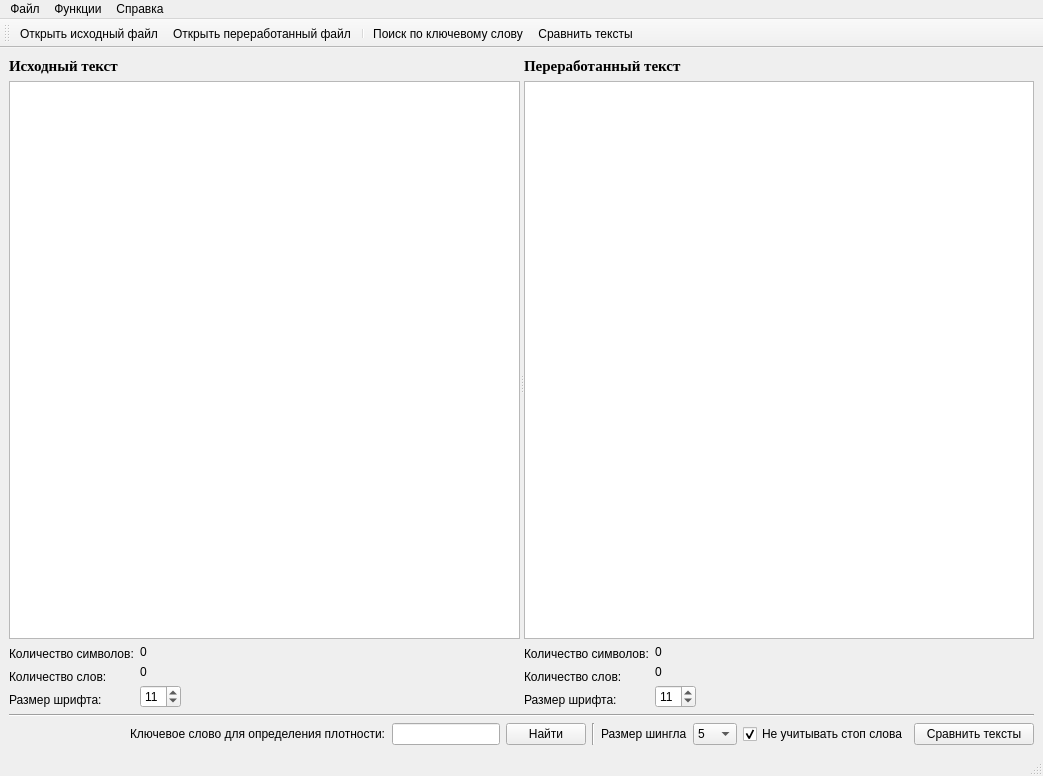
<?xml version="1.0" encoding="UTF-8"?>
<ui version="4.0">
 <class>MainWindow</class>
 <widget class="QMainWindow" name="MainWindow">
  <property name="geometry">
   <rect>
    <x>0</x>
    <y>0</y>
    <width>1043</width>
    <height>776</height>
   </rect>
  </property>
  <property name="windowTitle">
   <string>MainWindow</string>
  </property>
  <property name="windowIcon">
   <iconset resource="res.qrc">
    <normaloff>:/icon/img/compare.png</normaloff>:/icon/img/compare.png</iconset>
  </property>
  <widget class="QWidget" name="centralwidget">
   <layout class="QGridLayout" name="gridLayout">
    <item row="0" column="0">
     <widget class="QSplitter" name="splitter">
      <property name="sizePolicy">
       <sizepolicy hsizetype="Expanding" vsizetype="Expanding">
        <horstretch>0</horstretch>
        <verstretch>0</verstretch>
       </sizepolicy>
      </property>
      <property name="orientation">
       <enum>Qt::Horizontal</enum>
      </property>
      <widget class="QWidget" name="">
       <layout class="QVBoxLayout" name="verticalLayout_5">
        <item>
         <widget class="QLabel" name="label_2">
          <property name="sizePolicy">
           <sizepolicy hsizetype="Preferred" vsizetype="Minimum">
            <horstretch>0</horstretch>
            <verstretch>0</verstretch>
           </sizepolicy>
          </property>
          <property name="font">
           <font>
            <family>Times New Roman</family>
            <pointsize>11</pointsize>
            <weight>75</weight>
            <bold>true</bold>
           </font>
          </property>
          <property name="text">
           <string>Исходный текст</string>
          </property>
         </widget>
        </item>
        <item>
         <widget class="QTextEdit" name="text1">
          <property name="sizePolicy">
           <sizepolicy hsizetype="Expanding" vsizetype="Expanding">
            <horstretch>0</horstretch>
            <verstretch>0</verstretch>
           </sizepolicy>
          </property>
          <property name="font">
           <font>
            <pointsize>11</pointsize>
           </font>
          </property>
         </widget>
        </item>
        <item>
         <layout class="QHBoxLayout" name="horizontalLayout_3">
          <property name="sizeConstraint">
           <enum>QLayout::SetMaximumSize</enum>
          </property>
          <item>
           <layout class="QVBoxLayout" name="verticalLayout_3">
            <item>
             <widget class="QLabel" name="label_4">
              <property name="font">
               <font>
                <pointsize>9</pointsize>
               </font>
              </property>
              <property name="text">
               <string>Количество символов:</string>
              </property>
             </widget>
            </item>
            <item>
             <widget class="QLabel" name="label_6">
              <property name="font">
               <font>
                <pointsize>9</pointsize>
               </font>
              </property>
              <property name="text">
               <string>Количество слов:</string>
              </property>
             </widget>
            </item>
            <item>
             <widget class="QLabel" name="label_13">
              <property name="font">
               <font>
                <pointsize>9</pointsize>
               </font>
              </property>
              <property name="text">
               <string>Размер шрифта:</string>
              </property>
             </widget>
            </item>
           </layout>
          </item>
          <item>
           <layout class="QVBoxLayout" name="verticalLayout_4">
            <item>
             <widget class="QLabel" name="i_symbol">
              <property name="font">
               <font>
                <pointsize>9</pointsize>
               </font>
              </property>
              <property name="text">
               <string>0</string>
              </property>
             </widget>
            </item>
            <item>
             <widget class="QLabel" name="i_word">
              <property name="font">
               <font>
                <pointsize>9</pointsize>
               </font>
              </property>
              <property name="text">
               <string>0</string>
              </property>
             </widget>
            </item>
            <item>
             <widget class="QSpinBox" name="iFontSize">
              <property name="font">
               <font>
                <pointsize>9</pointsize>
               </font>
              </property>
              <property name="minimum">
               <number>1</number>
              </property>
              <property name="value">
               <number>11</number>
              </property>
             </widget>
            </item>
           </layout>
          </item>
          <item>
           <spacer name="horizontalSpacer_3">
            <property name="orientation">
             <enum>Qt::Horizontal</enum>
            </property>
            <property name="sizeHint" stdset="0">
             <size>
              <width>40</width>
              <height>20</height>
             </size>
            </property>
           </spacer>
          </item>
         </layout>
        </item>
       </layout>
      </widget>
      <widget class="QWidget" name="">
       <layout class="QVBoxLayout" name="verticalLayout_6">
        <item>
         <widget class="QLabel" name="label_3">
          <property name="sizePolicy">
           <sizepolicy hsizetype="Preferred" vsizetype="Minimum">
            <horstretch>0</horstretch>
            <verstretch>0</verstretch>
           </sizepolicy>
          </property>
          <property name="font">
           <font>
            <family>Times New Roman</family>
            <pointsize>11</pointsize>
            <weight>75</weight>
            <bold>true</bold>
           </font>
          </property>
          <property name="text">
           <string>Переработанный текст</string>
          </property>
         </widget>
        </item>
        <item>
         <widget class="QTextEdit" name="text2">
          <property name="sizePolicy">
           <sizepolicy hsizetype="Expanding" vsizetype="Expanding">
            <horstretch>0</horstretch>
            <verstretch>0</verstretch>
           </sizepolicy>
          </property>
          <property name="font">
           <font>
            <pointsize>11</pointsize>
           </font>
          </property>
         </widget>
        </item>
        <item>
         <layout class="QHBoxLayout" name="horizontalLayout">
          <property name="sizeConstraint">
           <enum>QLayout::SetMaximumSize</enum>
          </property>
          <item>
           <layout class="QVBoxLayout" name="verticalLayout">
            <item>
             <widget class="QLabel" name="label_11">
              <property name="font">
               <font>
                <pointsize>9</pointsize>
               </font>
              </property>
              <property name="text">
               <string>Количество символов:</string>
              </property>
             </widget>
            </item>
            <item>
             <widget class="QLabel" name="label_9">
              <property name="font">
               <font>
                <pointsize>9</pointsize>
               </font>
              </property>
              <property name="text">
               <string>Количество слов:</string>
              </property>
             </widget>
            </item>
            <item>
             <widget class="QLabel" name="label_12">
              <property name="font">
               <font>
                <pointsize>9</pointsize>
               </font>
              </property>
              <property name="text">
               <string>Размер шрифта:</string>
              </property>
             </widget>
            </item>
           </layout>
          </item>
          <item>
           <layout class="QVBoxLayout" name="verticalLayout_2">
            <item>
             <widget class="QLabel" name="p_symbol">
              <property name="font">
               <font>
                <pointsize>9</pointsize>
               </font>
              </property>
              <property name="text">
               <string>0</string>
              </property>
             </widget>
            </item>
            <item>
             <widget class="QLabel" name="p_word">
              <property name="font">
               <font>
                <pointsize>9</pointsize>
               </font>
              </property>
              <property name="text">
               <string>0</string>
              </property>
             </widget>
            </item>
            <item>
             <widget class="QSpinBox" name="pFontSize">
              <property name="font">
               <font>
                <pointsize>9</pointsize>
               </font>
              </property>
              <property name="minimum">
               <number>1</number>
              </property>
              <property name="value">
               <number>11</number>
              </property>
             </widget>
            </item>
           </layout>
          </item>
          <item>
           <spacer name="horizontalSpacer_2">
            <property name="orientation">
             <enum>Qt::Horizontal</enum>
            </property>
            <property name="sizeHint" stdset="0">
             <size>
              <width>40</width>
              <height>20</height>
             </size>
            </property>
           </spacer>
          </item>
         </layout>
        </item>
       </layout>
      </widget>
     </widget>
    </item>
    <item row="2" column="0">
     <layout class="QHBoxLayout" name="horizontalLayout_2">
      <property name="sizeConstraint">
       <enum>QLayout::SetNoConstraint</enum>
      </property>
      <item>
       <spacer name="horizontalSpacer">
        <property name="orientation">
         <enum>Qt::Horizontal</enum>
        </property>
        <property name="sizeType">
         <enum>QSizePolicy::Expanding</enum>
        </property>
        <property name="sizeHint" stdset="0">
         <size>
          <width>40</width>
          <height>20</height>
         </size>
        </property>
       </spacer>
      </item>
      <item>
       <widget class="QLabel" name="label_5">
        <property name="font">
         <font>
          <pointsize>9</pointsize>
         </font>
        </property>
        <property name="text">
         <string>Ключевое слово для определения плотности:</string>
        </property>
       </widget>
      </item>
      <item>
       <widget class="QLineEdit" name="wordSearch">
        <property name="sizePolicy">
         <sizepolicy hsizetype="Fixed" vsizetype="Fixed">
          <horstretch>0</horstretch>
          <verstretch>0</verstretch>
         </sizepolicy>
        </property>
        <property name="font">
         <font>
          <pointsize>9</pointsize>
         </font>
        </property>
       </widget>
      </item>
      <item>
       <widget class="QPushButton" name="butFind">
        <property name="font">
         <font>
          <pointsize>9</pointsize>
         </font>
        </property>
        <property name="text">
         <string>Найти</string>
        </property>
       </widget>
      </item>
      <item>
       <widget class="Line" name="line_2">
        <property name="orientation">
         <enum>Qt::Vertical</enum>
        </property>
       </widget>
      </item>
      <item>
       <widget class="QLabel" name="label">
        <property name="font">
         <font>
          <pointsize>9</pointsize>
         </font>
        </property>
        <property name="text">
         <string>Размер шингла</string>
        </property>
       </widget>
      </item>
      <item>
       <widget class="QComboBox" name="size_shingl">
        <property name="font">
         <font>
          <pointsize>9</pointsize>
         </font>
        </property>
        <property name="currentIndex">
         <number>4</number>
        </property>
        <item>
         <property name="text">
          <string>1</string>
         </property>
        </item>
        <item>
         <property name="text">
          <string>2</string>
         </property>
        </item>
        <item>
         <property name="text">
          <string>3</string>
         </property>
        </item>
        <item>
         <property name="text">
          <string>4</string>
         </property>
        </item>
        <item>
         <property name="text">
          <string>5</string>
         </property>
        </item>
        <item>
         <property name="text">
          <string>6</string>
         </property>
        </item>
        <item>
         <property name="text">
          <string>7</string>
         </property>
        </item>
        <item>
         <property name="text">
          <string>8</string>
         </property>
        </item>
        <item>
         <property name="text">
          <string>9</string>
         </property>
        </item>
        <item>
         <property name="text">
          <string>10</string>
         </property>
        </item>
       </widget>
      </item>
      <item>
       <widget class="QCheckBox" name="delete_stop">
        <property name="font">
         <font>
          <pointsize>9</pointsize>
         </font>
        </property>
        <property name="text">
         <string>Не учитывать стоп слова</string>
        </property>
        <property name="checked">
         <bool>true</bool>
        </property>
       </widget>
      </item>
      <item>
       <widget class="QPushButton" name="but_run">
        <property name="sizePolicy">
         <sizepolicy hsizetype="Minimum" vsizetype="Fixed">
          <horstretch>0</horstretch>
          <verstretch>0</verstretch>
         </sizepolicy>
        </property>
        <property name="minimumSize">
         <size>
          <width>120</width>
          <height>0</height>
         </size>
        </property>
        <property name="font">
         <font>
          <pointsize>9</pointsize>
         </font>
        </property>
        <property name="text">
         <string>Сравнить тексты</string>
        </property>
       </widget>
      </item>
     </layout>
    </item>
    <item row="1" column="0">
     <widget class="Line" name="line">
      <property name="orientation">
       <enum>Qt::Horizontal</enum>
      </property>
     </widget>
    </item>
   </layout>
  </widget>
  <widget class="QMenuBar" name="menubar">
   <property name="geometry">
    <rect>
     <x>0</x>
     <y>0</y>
     <width>1043</width>
     <height>21</height>
    </rect>
   </property>
   <widget class="QMenu" name="menu">
    <property name="title">
     <string>Файл</string>
    </property>
    <addaction name="action_open1"/>
    <addaction name="action_open2"/>
    <addaction name="separator"/>
    <addaction name="action_exit"/>
   </widget>
   <widget class="QMenu" name="menu_2">
    <property name="title">
     <string>Функции</string>
    </property>
    <addaction name="action_compare"/>
    <addaction name="action_find"/>
    <addaction name="separator"/>
    <addaction name="action_format_clear"/>
   </widget>
   <widget class="QMenu" name="menu_3">
    <property name="title">
     <string>Справка</string>
    </property>
    <addaction name="action_check_update"/>
    <addaction name="action_about"/>
   </widget>
   <addaction name="menu"/>
   <addaction name="menu_2"/>
   <addaction name="menu_3"/>
  </widget>
  <widget class="QStatusBar" name="statusbar"/>
  <widget class="QToolBar" name="toolBar">
   <property name="windowTitle">
    <string>toolBar</string>
   </property>
   <attribute name="toolBarArea">
    <enum>TopToolBarArea</enum>
   </attribute>
   <attribute name="toolBarBreak">
    <bool>false</bool>
   </attribute>
   <addaction name="action_open1"/>
   <addaction name="action_open2"/>
   <addaction name="separator"/>
   <addaction name="action_find"/>
   <addaction name="action_compare"/>
  </widget>
  <action name="action_open1">
   <property name="icon">
    <iconset resource="res.qrc">
     <normaloff>:/icon/img/doc1.png</normaloff>:/icon/img/doc1.png</iconset>
   </property>
   <property name="text">
    <string>Открыть исходный файл</string>
   </property>
  </action>
  <action name="action_open2">
   <property name="icon">
    <iconset resource="res.qrc">
     <normaloff>:/icon/img/doc2.png</normaloff>:/icon/img/doc2.png</iconset>
   </property>
   <property name="text">
    <string>Открыть переработанный файл</string>
   </property>
   <property name="toolTip">
    <string>Открыть переработанный файл</string>
   </property>
  </action>
  <action name="action_exit">
   <property name="icon">
    <iconset resource="res.qrc">
     <normaloff>:/icon/img/exit.png</normaloff>:/icon/img/exit.png</iconset>
   </property>
   <property name="text">
    <string>Выход</string>
   </property>
   <property name="toolTip">
    <string>Выход из программы</string>
   </property>
  </action>
  <action name="action_compare">
   <property name="icon">
    <iconset resource="res.qrc">
     <normaloff>:/icon/img/compare.png</normaloff>:/icon/img/compare.png</iconset>
   </property>
   <property name="text">
    <string>Сравнить тексты</string>
   </property>
   <property name="toolTip">
    <string>Сравнить тексты</string>
   </property>
  </action>
  <action name="action_format_clear">
   <property name="icon">
    <iconset resource="res.qrc">
     <normaloff>:/icon/img/file.png</normaloff>:/icon/img/file.png</iconset>
   </property>
   <property name="text">
    <string>Очистить форматирование</string>
   </property>
   <property name="toolTip">
    <string>Очистить форматирование текстов</string>
   </property>
  </action>
  <action name="action_find">
   <property name="icon">
    <iconset resource="res.qrc">
     <normaloff>:/icon/img/find.png</normaloff>:/icon/img/find.png</iconset>
   </property>
   <property name="text">
    <string>Поиск по ключевому слову</string>
   </property>
   <property name="toolTip">
    <string>Поиск по ключевому слову</string>
   </property>
  </action>
  <action name="action_check_update">
   <property name="icon">
    <iconset resource="res.qrc">
     <normaloff>:/icon/img/update.png</normaloff>:/icon/img/update.png</iconset>
   </property>
   <property name="text">
    <string>Проверить обновления</string>
   </property>
  </action>
  <action name="action_about">
   <property name="icon">
    <iconset resource="res.qrc">
     <normaloff>:/icon/img/about.png</normaloff>:/icon/img/about.png</iconset>
   </property>
   <property name="text">
    <string>О программе</string>
   </property>
  </action>
 </widget>
 <resources>
  <include location="res.qrc"/>
 </resources>
 <connections>
  <connection>
   <sender>action_exit</sender>
   <signal>triggered()</signal>
   <receiver>MainWindow</receiver>
   <slot>close()</slot>
   <hints>
    <hint type="sourcelabel">
     <x>-1</x>
     <y>-1</y>
    </hint>
    <hint type="destinationlabel">
     <x>521</x>
     <y>387</y>
    </hint>
   </hints>
  </connection>
 </connections>
</ui>
